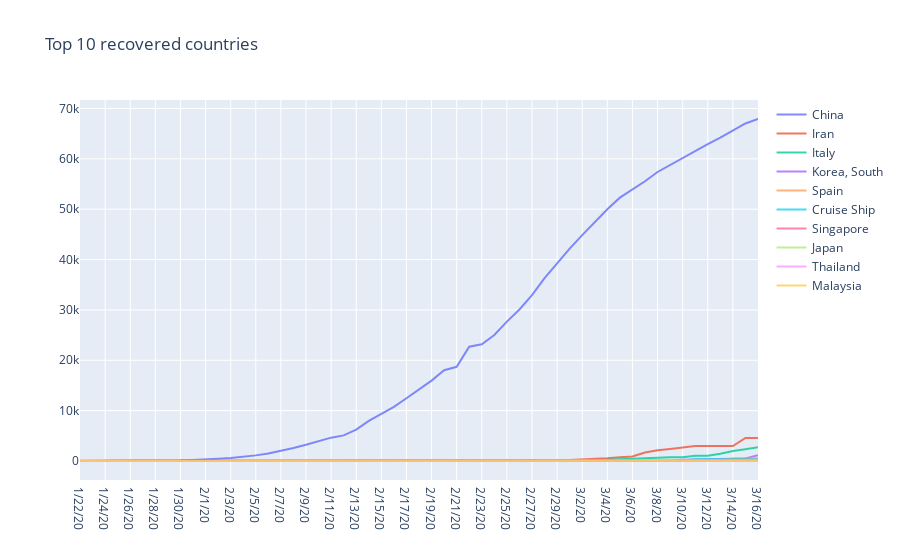

Notebook code for this chart:
### Markdown cell above
### Top 10 Countries

### Code cell
fig = go.Figure()

for country in countries:
    recov_country = transformed_covid_recov[transformed_covid_recov['Country/Region'] == country].sort_index()
    
    fig.add_trace(go.Scatter(
        x=recov_country.Date,
        y=recov_country.Value,
        name=country,
        opacity=0.8,))

# Layout update 
fig.update_layout(title_text="Top 10 recovered countries")

# Reversed xaxis
#fig['layout']['xaxis']['autorange'] = "reversed"

fig.show()

plot(fig, filename=PLOT_PATH + 'Top 10 recovered countries.html', auto_open=False)

### Figure 1 — Plotly figure (JSON) as saved in the notebook; plotly's stock layout.template omitted (floating-point values rounded to 4 significant figures)
{"data": [{"name": "China", "opacity": 0.8, "type": "scatter", "x": ["1/22/20", "1/23/20", "1/24/20", "1/25/20", "1/26/20", "1/27/20", "1/28/20", "1/29/20", "1/30/20", "1/31/20", "2/1/20", "2/2/20", "2/3/20", "2/4/20", "2/5/20", "2/6/20", "2/7/20", "2/8/20", "2/9/20", "2/10/20", "2/11/20", "2/12/20", "2/13/20", "2/14/20", "2/15/20", "2/16/20", "2/17/20", "2/18/20", "2/19/20", "2/20/20", "2/21/20", "2/22/20", "2/23/20", "2/24/20", "2/25/20", "2/26/20", "2/27/20", "2/28/20", "2/29/20", "3/1/20", "3/2/20", "3/3/20", "3/4/20", "3/5/20", "3/6/20", "3/7/20", "3/8/20", "3/9/20", "3/10/20", "3/11/20", "3/12/20", "3/13/20", "3/14/20", "3/15/20", "3/16/20"], "y": [28, 30, 36, 39, 49, 58, 101, 120, 135, 214, 275, 463, 614, 843, 1115, 1477, 1999, 2596, 3219, 3918, 4636, 5082, 6217, 7977, 9298, 10755, 12462, 14206, 15962, 18014, 18704, 22699, 23187, 25015, 27676, 30084, 32930, 36329, 39320, 42162, 44854, 47450, 50001, 52292, 53944, 55539, 57388, 58804, 60181, 61644, 62901, 64196, 65660, 67017, 67910]}, {"name": "Iran", "opacity": 0.8, "type": "scatter", "x": ["1/22/20", "1/23/20", "1/24/20", "1/25/20", "1/26/20", "1/27/20", "1/28/20", "1/29/20", "1/30/20", "1/31/20", "2/1/20", "2/2/20", "2/3/20", "2/4/20", "2/5/20", "2/6/20", "2/7/20", "2/8/20", "2/9/20", "2/10/20", "2/11/20", "2/12/20", "2/13/20", "2/14/20", "2/15/20", "2/16/20", "2/17/20", "2/18/20", "2/19/20", "2/20/20", "2/21/20", "2/22/20", "2/23/20", "2/24/20", "2/25/20", "2/26/20", "2/27/20", "2/28/20", "2/29/20", "3/1/20", "3/2/20", "3/3/20", "3/4/20", "3/5/20", "3/6/20", "3/7/20", "3/8/20", "3/9/20", "3/10/20", "3/11/20", "3/12/20", "3/13/20", "3/14/20", "3/15/20", "3/16/20"], "y": [0, 0, 0, 0, 0, 0, 0, 0, 0, 0, 0, 0, 0, 0, 0, 0, 0, 0, 0, 0, 0, 0, 0, 0, 0, 0, 0, 0, 0, 0, 0, 0, 0, 0, 0, 49, 49, 73, 123, 175, 291, 291, 552, 739, 913, 1669, 2134, 2394, 2731, 2959, 2959, 2959, 2959, 4590, 4590]}, {"name": "Italy", "opacity": 0.8, "type": "scatter", "x": ["1/22/20", "1/23/20", "1/24/20", "1/25/20", "1/26/20", "1/27/20", "1/28/20", "1/29/20", "1/30/20", "1/31/20", "2/1/20", "2/2/20", "2/3/20", "2/4/20", "2/5/20", "2/6/20", "2/7/20", "2/8/20", "2/9/20", "2/10/20", "2/11/20", "2/12/20", "2/13/20", "2/14/20", "2/15/20", "2/16/20", "2/17/20", "2/18/20", "2/19/20", "2/20/20", "2/21/20", "2/22/20", "2/23/20", "2/24/20", "2/25/20", "2/26/20", "2/27/20", "2/28/20", "2/29/20", "3/1/20", "3/2/20", "3/3/20", "3/4/20", "3/5/20", "3/6/20", "3/7/20", "3/8/20", "3/9/20", "3/10/20", "3/11/20", "3/12/20", "3/13/20", "3/14/20", "3/15/20", "3/16/20"], "y": [0, 0, 0, 0, 0, 0, 0, 0, 0, 0, 0, 0, 0, 0, 0, 0, 0, 0, 0, 0, 0, 0, 0, 0, 0, 0, 0, 0, 0, 0, 0, 1, 2, 1, 1, 3, 45, 46, 46, 83, 149, 160, 276, 414, 523, 589, 622, 724, 724, 1045, 1045, 1439, 1966, 2335, 2749]}, {"name": "Korea, South", "opacity": 0.8, "type": "scatter", "x": ["1/22/20", "1/23/20", "1/24/20", "1/25/20", "1/26/20", "1/27/20", "1/28/20", "1/29/20", "1/30/20", "1/31/20", "2/1/20", "2/2/20", "2/3/20", "2/4/20", "2/5/20", "2/6/20", "2/7/20", "2/8/20", "2/9/20", "2/10/20", "2/11/20", "2/12/20", "2/13/20", "2/14/20", "2/15/20", "2/16/20", "2/17/20", "2/18/20", "2/19/20", "2/20/20", "2/21/20", "2/22/20", "2/23/20", "2/24/20", "2/25/20", "2/26/20", "2/27/20", "2/28/20", "2/29/20", "3/1/20", "3/2/20", "3/3/20", "3/4/20", "3/5/20", "3/6/20", "3/7/20", "3/8/20", "3/9/20", "3/10/20", "3/11/20", "3/12/20", "3/13/20", "3/14/20", "3/15/20", "3/16/20"], "y": [0, 0, 0, 0, 0, 0, 0, 0, 0, 0, 0, 0, 0, 0, 0, 0, 1, 1, 3, 3, 3, 7, 7, 7, 9, 9, 10, 12, 12, 16, 16, 16, 18, 18, 22, 22, 22, 22, 27, 30, 30, 30, 41, 41, 135, 135, 118, 118, 247, 288, 333, 510, 510, 510, 1137]}, {"name": "Spain", "opacity": 0.8, "type": "scatter", "x": ["1/22/20", "1/23/20", "1/24/20", "1/25/20", "1/26/20", "1/27/20", "1/28/20", "1/29/20", "1/30/20", "1/31/20", "2/1/20", "2/2/20", "2/3/20", "2/4/20", "2/5/20", "2/6/20", "2/7/20", "2/8/20", "2/9/20", "2/10/20", "2/11/20", "2/12/20", "2/13/20", "2/14/20", "2/15/20", "2/16/20", "2/17/20", "2/18/20", "2/19/20", "2/20/20", "2/21/20", "2/22/20", "2/23/20", "2/24/20", "2/25/20", "2/26/20", "2/27/20", "2/28/20", "2/29/20", "3/1/20", "3/2/20", "3/3/20", "3/4/20", "3/5/20", "3/6/20", "3/7/20", "3/8/20", "3/9/20", "3/10/20", "3/11/20", "3/12/20", "3/13/20", "3/14/20", "3/15/20", "3/16/20"], "y": [0, 0, 0, 0, 0, 0, 0, 0, 0, 0, 0, 0, 0, 0, 0, 0, 0, 0, 0, 0, 0, 0, 0, 0, 2, 2, 2, 2, 2, 2, 2, 2, 2, 2, 2, 2, 2, 2, 2, 2, 2, 2, 2, 2, 2, 30, 30, 32, 32, 183, 183, 193, 517, 517, 530]}, {"name": "Cruise Ship", "opacity": 0.8, "type": "scatter", "x": ["1/22/20", "1/23/20", "1/24/20", "1/25/20", "1/26/20", "1/27/20", "1/28/20", "1/29/20", "1/30/20", "1/31/20", "2/1/20", "2/2/20", "2/3/20", "2/4/20", "2/5/20", "2/6/20", "2/7/20", "2/8/20", "2/9/20", "2/10/20", "2/11/20", "2/12/20", "2/13/20", "2/14/20", "2/15/20", "2/16/20", "2/17/20", "2/18/20", "2/19/20", "2/20/20", "2/21/20", "2/22/20", "2/23/20", "2/24/20", "2/25/20", "2/26/20", "2/27/20", "2/28/20", "2/29/20", "3/1/20", "3/2/20", "3/3/20", "3/4/20", "3/5/20", "3/6/20", "3/7/20", "3/8/20", "3/9/20", "3/10/20", "3/11/20", "3/12/20", "3/13/20", "3/14/20", "3/15/20", "3/16/20"], "y": [0, 0, 0, 0, 0, 0, 0, 0, 0, 0, 0, 0, 0, 0, 0, 0, 0, 0, 0, 0, 0, 0, 0, 0, 0, 0, 0, 0, 1, 1, 1, 1, 0, 0, 0, 10, 10, 10, 10, 10, 10, 10, 10, 10, 40, 40, 40, 40, 40, 325, 325, 325, 325, 325, 325]}, {"name": "Singapore", "opacity": 0.8, "type": "scatter", "x": ["1/22/20", "1/23/20", "1/24/20", "1/25/20", "1/26/20", "1/27/20", "1/28/20", "1/29/20", "1/30/20", "1/31/20", "2/1/20", "2/2/20", "2/3/20", "2/4/20", "2/5/20", "2/6/20", "2/7/20", "2/8/20", "2/9/20", "2/10/20", "2/11/20", "2/12/20", "2/13/20", "2/14/20", "2/15/20", "2/16/20", "2/17/20", "2/18/20", "2/19/20", "2/20/20", "2/21/20", "2/22/20", "2/23/20", "2/24/20", "2/25/20", "2/26/20", "2/27/20", "2/28/20", "2/29/20", "3/1/20", "3/2/20", "3/3/20", "3/4/20", "3/5/20", "3/6/20", "3/7/20", "3/8/20", "3/9/20", "3/10/20", "3/11/20", "3/12/20", "3/13/20", "3/14/20", "3/15/20", "3/16/20"], "y": [0, 0, 0, 0, 0, 0, 0, 0, 0, 0, 0, 0, 0, 0, 0, 0, 0, 2, 2, 2, 9, 15, 15, 17, 18, 18, 24, 29, 34, 34, 37, 37, 51, 51, 53, 62, 62, 62, 72, 72, 78, 78, 78, 78, 78, 78, 78, 78, 78, 96, 96, 97, 105, 105, 109]}, {"name": "Japan", "opacity": 0.8, "type": "scatter", "x": ["1/22/20", "1/23/20", "1/24/20", "1/25/20", "1/26/20", "1/27/20", "1/28/20", "1/29/20", "1/30/20", "1/31/20", "2/1/20", "2/2/20", "2/3/20", "2/4/20", "2/5/20", "2/6/20", "2/7/20", "2/8/20", "2/9/20", "2/10/20", "2/11/20", "2/12/20", "2/13/20", "2/14/20", "2/15/20", "2/16/20", "2/17/20", "2/18/20", "2/19/20", "2/20/20", "2/21/20", "2/22/20", "2/23/20", "2/24/20", "2/25/20", "2/26/20", "2/27/20", "2/28/20", "2/29/20", "3/1/20", "3/2/20", "3/3/20", "3/4/20", "3/5/20", "3/6/20", "3/7/20", "3/8/20", "3/9/20", "3/10/20", "3/11/20", "3/12/20", "3/13/20", "3/14/20", "3/15/20", "3/16/20"], "y": [0, 0, 0, 0, 1, 1, 1, 1, 1, 1, 1, 1, 1, 1, 1, 1, 1, 1, 1, 4, 9, 9, 9, 9, 12, 12, 12, 13, 18, 18, 22, 22, 22, 22, 22, 22, 22, 22, 32, 32, 32, 43, 43, 43, 46, 76, 76, 76, 101, 118, 118, 118, 118, 118, 144]}, {"name": "Thailand", "opacity": 0.8, "type": "scatter", "x": ["1/22/20", "1/23/20", "1/24/20", "1/25/20", "1/26/20", "1/27/20", "1/28/20", "1/29/20", "1/30/20", "1/31/20", "2/1/20", "2/2/20", "2/3/20", "2/4/20", "2/5/20", "2/6/20", "2/7/20", "2/8/20", "2/9/20", "2/10/20", "2/11/20", "2/12/20", "2/13/20", "2/14/20", "2/15/20", "2/16/20", "2/17/20", "2/18/20", "2/19/20", "2/20/20", "2/21/20", "2/22/20", "2/23/20", "2/24/20", "2/25/20", "2/26/20", "2/27/20", "2/28/20", "2/29/20", "3/1/20", "3/2/20", "3/3/20", "3/4/20", "3/5/20", "3/6/20", "3/7/20", "3/8/20", "3/9/20", "3/10/20", "3/11/20", "3/12/20", "3/13/20", "3/14/20", "3/15/20", "3/16/20"], "y": [0, 0, 0, 0, 2, 2, 5, 5, 5, 5, 5, 5, 5, 5, 5, 5, 5, 10, 10, 10, 10, 10, 12, 12, 12, 14, 15, 15, 15, 15, 17, 17, 21, 21, 22, 22, 22, 28, 28, 28, 31, 31, 31, 31, 31, 31, 31, 31, 33, 34, 34, 35, 35, 35, 35]}, {"name": "Malaysia", "opacity": 0.8, "type": "scatter", "x": ["1/22/20", "1/23/20", "1/24/20", "1/25/20", "1/26/20", "1/27/20", "1/28/20", "1/29/20", "1/30/20", "1/31/20", "2/1/20", "2/2/20", "2/3/20", "2/4/20", "2/5/20", "2/6/20", "2/7/20", "2/8/20", "2/9/20", "2/10/20", "2/11/20", "2/12/20", "2/13/20", "2/14/20", "2/15/20", "2/16/20", "2/17/20", "2/18/20", "2/19/20", "2/20/20", "2/21/20", "2/22/20", "2/23/20", "2/24/20", "2/25/20", "2/26/20", "2/27/20", "2/28/20", "2/29/20", "3/1/20", "3/2/20", "3/3/20", "3/4/20", "3/5/20", "3/6/20", "3/7/20", "3/8/20", "3/9/20", "3/10/20", "3/11/20", "3/12/20", "3/13/20", "3/14/20", "3/15/20", "3/16/20"], "y": [0, 0, 0, 0, 0, 0, 0, 0, 0, 0, 0, 0, 0, 0, 0, 0, 1, 1, 1, 1, 3, 3, 3, 3, 7, 7, 7, 13, 15, 15, 15, 15, 15, 18, 18, 18, 18, 18, 18, 18, 18, 22, 22, 22, 22, 23, 24, 24, 24, 26, 26, 26, 35, 42, 42]}], "layout": {"title": {"text": "Top 10 recovered countries"}}}
